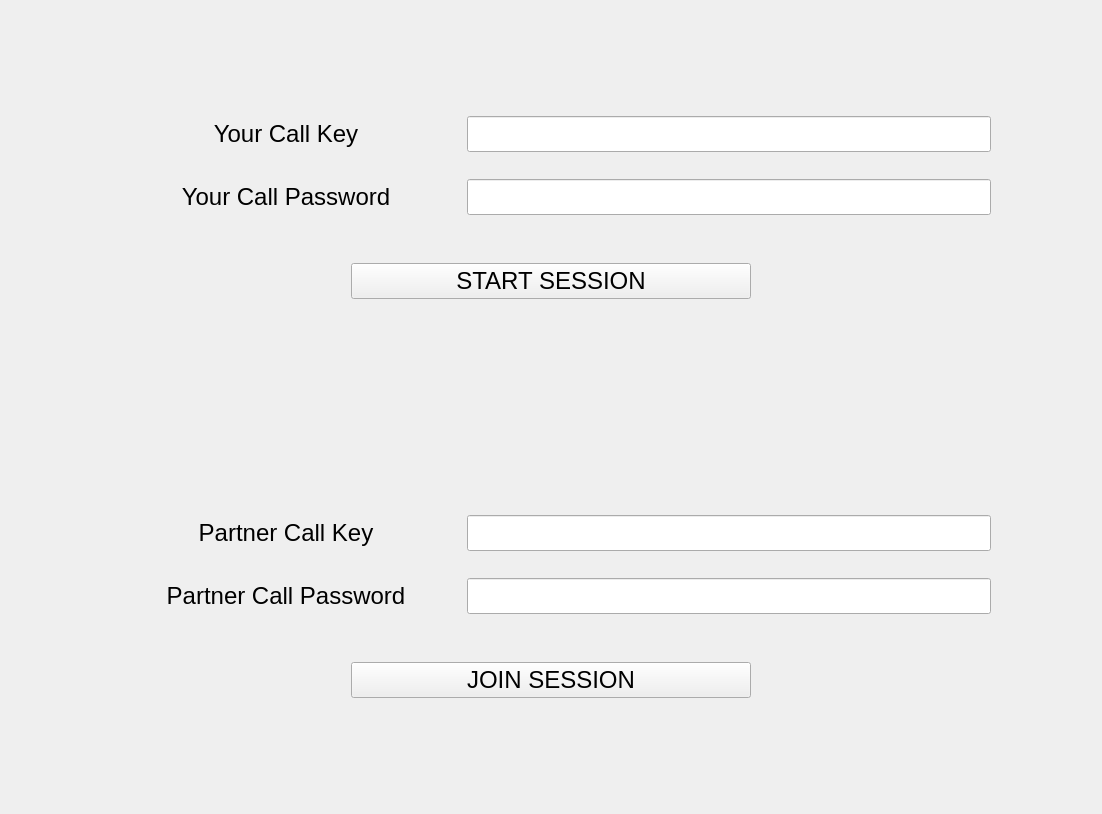
<?xml version="1.0" encoding="UTF-8"?>
<ui version="4.0">
 <class>Form</class>
 <widget class="QWidget" name="Form">
  <property name="geometry">
   <rect>
    <x>0</x>
    <y>0</y>
    <width>1102</width>
    <height>814</height>
   </rect>
  </property>
  <property name="windowTitle">
   <string>Form</string>
  </property>
  <layout class="QVBoxLayout" name="verticalLayout_5">
   <item>
    <layout class="QVBoxLayout" name="verticalLayout" stretch="10,10">
     <property name="leftMargin">
      <number>100</number>
     </property>
     <property name="rightMargin">
      <number>100</number>
     </property>
     <item>
      <layout class="QVBoxLayout" name="verticalLayout_4" stretch="10,3,2,3,4,2,10">
       <item>
        <spacer name="verticalSpacer_10">
         <property name="orientation">
          <enum>Qt::Vertical</enum>
         </property>
         <property name="sizeHint" stdset="0">
          <size>
           <width>20</width>
           <height>40</height>
          </size>
         </property>
        </spacer>
       </item>
       <item>
        <layout class="QHBoxLayout" name="horizontalLayout_7" stretch="4,6">
         <item>
          <widget class="QLabel" name="label_5">
           <property name="font">
            <font>
             <pointsize>18</pointsize>
            </font>
           </property>
           <property name="text">
            <string>Your Call Key</string>
           </property>
           <property name="alignment">
            <set>Qt::AlignCenter</set>
           </property>
          </widget>
         </item>
         <item>
          <widget class="QLineEdit" name="yourCallKeyEdit">
           <property name="sizePolicy">
            <sizepolicy hsizetype="Expanding" vsizetype="Preferred">
             <horstretch>0</horstretch>
             <verstretch>0</verstretch>
            </sizepolicy>
           </property>
           <property name="font">
            <font>
             <pointsize>18</pointsize>
            </font>
           </property>
           <property name="readOnly">
            <bool>true</bool>
           </property>
          </widget>
         </item>
        </layout>
       </item>
       <item>
        <spacer name="verticalSpacer_11">
         <property name="orientation">
          <enum>Qt::Vertical</enum>
         </property>
         <property name="sizeHint" stdset="0">
          <size>
           <width>20</width>
           <height>40</height>
          </size>
         </property>
        </spacer>
       </item>
       <item>
        <layout class="QHBoxLayout" name="horizontalLayout_8" stretch="4,6">
         <item>
          <widget class="QLabel" name="label_6">
           <property name="font">
            <font>
             <pointsize>18</pointsize>
            </font>
           </property>
           <property name="text">
            <string>Your Call Password</string>
           </property>
           <property name="alignment">
            <set>Qt::AlignCenter</set>
           </property>
          </widget>
         </item>
         <item>
          <widget class="QLineEdit" name="yourCallPasswordEdit">
           <property name="sizePolicy">
            <sizepolicy hsizetype="Expanding" vsizetype="Preferred">
             <horstretch>0</horstretch>
             <verstretch>0</verstretch>
            </sizepolicy>
           </property>
           <property name="font">
            <font>
             <pointsize>18</pointsize>
            </font>
           </property>
           <property name="readOnly">
            <bool>true</bool>
           </property>
          </widget>
         </item>
        </layout>
       </item>
       <item>
        <spacer name="verticalSpacer_12">
         <property name="orientation">
          <enum>Qt::Vertical</enum>
         </property>
         <property name="sizeHint" stdset="0">
          <size>
           <width>20</width>
           <height>40</height>
          </size>
         </property>
        </spacer>
       </item>
       <item>
        <layout class="QHBoxLayout" name="horizontalLayout_9" stretch="0">
         <item>
          <widget class="QPushButton" name="startSessionBtn">
           <property name="sizePolicy">
            <sizepolicy hsizetype="Minimum" vsizetype="Preferred">
             <horstretch>0</horstretch>
             <verstretch>0</verstretch>
            </sizepolicy>
           </property>
           <property name="maximumSize">
            <size>
             <width>400</width>
             <height>16777215</height>
            </size>
           </property>
           <property name="font">
            <font>
             <pointsize>18</pointsize>
            </font>
           </property>
           <property name="text">
            <string>START SESSION</string>
           </property>
          </widget>
         </item>
        </layout>
       </item>
       <item>
        <spacer name="verticalSpacer_13">
         <property name="orientation">
          <enum>Qt::Vertical</enum>
         </property>
         <property name="sizeHint" stdset="0">
          <size>
           <width>20</width>
           <height>40</height>
          </size>
         </property>
        </spacer>
       </item>
      </layout>
     </item>
     <item>
      <layout class="QVBoxLayout" name="verticalLayout_2" stretch="10,3,2,3,4,2,10">
       <item>
        <spacer name="verticalSpacer_2">
         <property name="orientation">
          <enum>Qt::Vertical</enum>
         </property>
         <property name="sizeHint" stdset="0">
          <size>
           <width>20</width>
           <height>40</height>
          </size>
         </property>
        </spacer>
       </item>
       <item>
        <layout class="QHBoxLayout" name="horizontalLayout" stretch="4,6">
         <item>
          <widget class="QLabel" name="label">
           <property name="font">
            <font>
             <pointsize>18</pointsize>
            </font>
           </property>
           <property name="text">
            <string>Partner Call Key</string>
           </property>
           <property name="alignment">
            <set>Qt::AlignCenter</set>
           </property>
          </widget>
         </item>
         <item>
          <widget class="QLineEdit" name="partnerCallKeyEdit">
           <property name="sizePolicy">
            <sizepolicy hsizetype="Expanding" vsizetype="Preferred">
             <horstretch>0</horstretch>
             <verstretch>0</verstretch>
            </sizepolicy>
           </property>
           <property name="font">
            <font>
             <pointsize>18</pointsize>
            </font>
           </property>
          </widget>
         </item>
        </layout>
       </item>
       <item>
        <spacer name="verticalSpacer">
         <property name="orientation">
          <enum>Qt::Vertical</enum>
         </property>
         <property name="sizeHint" stdset="0">
          <size>
           <width>20</width>
           <height>40</height>
          </size>
         </property>
        </spacer>
       </item>
       <item>
        <layout class="QHBoxLayout" name="horizontalLayout_2" stretch="4,6">
         <item>
          <widget class="QLabel" name="label_2">
           <property name="font">
            <font>
             <pointsize>18</pointsize>
            </font>
           </property>
           <property name="text">
            <string>Partner Call Password</string>
           </property>
           <property name="alignment">
            <set>Qt::AlignCenter</set>
           </property>
          </widget>
         </item>
         <item>
          <widget class="QLineEdit" name="partnerCallPasswordEdit">
           <property name="sizePolicy">
            <sizepolicy hsizetype="Expanding" vsizetype="Preferred">
             <horstretch>0</horstretch>
             <verstretch>0</verstretch>
            </sizepolicy>
           </property>
           <property name="font">
            <font>
             <pointsize>18</pointsize>
            </font>
           </property>
          </widget>
         </item>
        </layout>
       </item>
       <item>
        <spacer name="verticalSpacer_4">
         <property name="orientation">
          <enum>Qt::Vertical</enum>
         </property>
         <property name="sizeHint" stdset="0">
          <size>
           <width>20</width>
           <height>40</height>
          </size>
         </property>
        </spacer>
       </item>
       <item>
        <layout class="QHBoxLayout" name="horizontalLayout_3" stretch="0">
         <item>
          <widget class="QPushButton" name="joinSessionBtn">
           <property name="sizePolicy">
            <sizepolicy hsizetype="Minimum" vsizetype="Preferred">
             <horstretch>0</horstretch>
             <verstretch>0</verstretch>
            </sizepolicy>
           </property>
           <property name="maximumSize">
            <size>
             <width>400</width>
             <height>16777215</height>
            </size>
           </property>
           <property name="font">
            <font>
             <pointsize>18</pointsize>
            </font>
           </property>
           <property name="text">
            <string>JOIN SESSION</string>
           </property>
          </widget>
         </item>
        </layout>
       </item>
       <item>
        <spacer name="verticalSpacer_3">
         <property name="orientation">
          <enum>Qt::Vertical</enum>
         </property>
         <property name="sizeHint" stdset="0">
          <size>
           <width>20</width>
           <height>40</height>
          </size>
         </property>
        </spacer>
       </item>
      </layout>
     </item>
    </layout>
   </item>
  </layout>
 </widget>
 <resources/>
 <connections/>
</ui>
